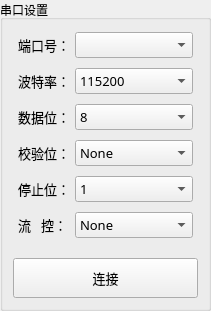
      <widget class="QGroupBox" name="portBox">
       <property name="sizePolicy">
        <sizepolicy hsizetype="Preferred" vsizetype="Preferred">
         <horstretch>0</horstretch>
         <verstretch>0</verstretch>
        </sizepolicy>
       </property>
       <property name="title">
        <string>串口设置</string>
       </property>
       <layout class="QVBoxLayout" name="verticalLayout_2">
        <property name="spacing">
         <number>6</number>
        </property>
        <property name="leftMargin">
         <number>10</number>
        </property>
        <property name="topMargin">
         <number>10</number>
        </property>
        <property name="rightMargin">
         <number>10</number>
        </property>
        <property name="bottomMargin">
         <number>10</number>
        </property>
        <item>
         <layout class="QHBoxLayout" name="horizontalLayout_2">
          <property name="spacing">
           <number>5</number>
          </property>
          <property name="leftMargin">
           <number>5</number>
          </property>
          <property name="topMargin">
           <number>2</number>
          </property>
          <property name="rightMargin">
           <number>5</number>
          </property>
          <property name="bottomMargin">
           <number>2</number>
          </property>
          <item>
           <widget class="QLabel" name="portLabel">
            <property name="font">
             <font>
              <family>微软雅黑</family>
              <pointsize>10</pointsize>
              <bold>false</bold>
              <stylestrategy>PreferDefault</stylestrategy>
              <kerning>true</kerning>
             </font>
            </property>
            <property name="text">
             <string>端口号：</string>
            </property>
           </widget>
          </item>
          <item>
           <widget class="QComboBox" name="portCombo">
            <property name="sizePolicy">
             <sizepolicy hsizetype="Preferred" vsizetype="Preferred">
              <horstretch>0</horstretch>
              <verstretch>0</verstretch>
             </sizepolicy>
            </property>
            <property name="minimumSize">
             <size>
              <width>118</width>
              <height>24</height>
             </size>
            </property>
            <property name="font">
             <font>
              <family>微软雅黑</family>
              <pointsize>10</pointsize>
              <bold>false</bold>
              <stylestrategy>PreferDefault</stylestrategy>
             </font>
            </property>
            <property name="mouseTracking">
             <bool>true</bool>
            </property>
            <property name="tabletTracking">
             <bool>true</bool>
            </property>
            <property name="toolTip">
             <string/>
            </property>
            <property name="currentText">
             <string notr="true"/>
            </property>
            <property name="maxVisibleItems">
             <number>10</number>
            </property>
           </widget>
          </item>
         </layout>
        </item>
        <item>
         <layout class="QHBoxLayout" name="horizontalLayout_3">
          <property name="spacing">
           <number>5</number>
          </property>
          <property name="leftMargin">
           <number>5</number>
          </property>
          <property name="topMargin">
           <number>2</number>
          </property>
          <property name="rightMargin">
           <number>5</number>
          </property>
          <property name="bottomMargin">
           <number>2</number>
          </property>
          <item alignment="Qt::AlignLeft">
           <widget class="QLabel" name="baudrateLabel">
            <property name="font">
             <font>
              <family>微软雅黑</family>
              <pointsize>10</pointsize>
              <bold>false</bold>
              <stylestrategy>PreferDefault</stylestrategy>
             </font>
            </property>
            <property name="text">
             <string>波特率：</string>
            </property>
           </widget>
          </item>
          <item>
           <widget class="QComboBox" name="baudrateCombo">
            <property name="sizePolicy">
             <sizepolicy hsizetype="Preferred" vsizetype="Preferred">
              <horstretch>0</horstretch>
              <verstretch>0</verstretch>
             </sizepolicy>
            </property>
            <property name="minimumSize">
             <size>
              <width>118</width>
              <height>24</height>
             </size>
            </property>
            <property name="font">
             <font>
              <family>微软雅黑</family>
              <pointsize>10</pointsize>
              <bold>false</bold>
              <underline>false</underline>
              <stylestrategy>PreferDefault</stylestrategy>
             </font>
            </property>
            <property name="mouseTracking">
             <bool>true</bool>
            </property>
            <property name="tabletTracking">
             <bool>true</bool>
            </property>
            <property name="toolTip">
             <string/>
            </property>
            <property name="styleSheet">
             <string notr="true"/>
            </property>
            <property name="inputMethodHints">
             <set>Qt::ImhPreferNumbers</set>
            </property>
            <property name="currentText">
             <string notr="true">115200</string>
            </property>
            <property name="currentIndex">
             <number>4</number>
            </property>
            <property name="maxVisibleItems">
             <number>15</number>
            </property>
            <item>
             <property name="text">
              <string>9600</string>
             </property>
            </item>
            <item>
             <property name="text">
              <string>19200</string>
             </property>
            </item>
            <item>
             <property name="text">
              <string>38400</string>
             </property>
            </item>
            <item>
             <property name="text">
              <string>57600</string>
             </property>
            </item>
            <item>
             <property name="text">
              <string>115200</string>
             </property>
            </item>
            <item>
             <property name="text">
              <string>230400</string>
             </property>
            </item>
            <item>
             <property name="text">
              <string>460800</string>
             </property>
            </item>
            <item>
             <property name="text">
              <string>Custom</string>
             </property>
            </item>
           </widget>
          </item>
         </layout>
        </item>
        <item>
         <layout class="QHBoxLayout" name="horizontalLayout_4">
          <property name="spacing">
           <number>5</number>
          </property>
          <property name="leftMargin">
           <number>5</number>
          </property>
          <property name="topMargin">
           <number>2</number>
          </property>
          <property name="rightMargin">
           <number>5</number>
          </property>
          <property name="bottomMargin">
           <number>2</number>
          </property>
          <item>
           <widget class="QLabel" name="dataBitLabel">
            <property name="font">
             <font>
              <family>微软雅黑</family>
              <pointsize>10</pointsize>
              <bold>false</bold>
              <stylestrategy>PreferDefault</stylestrategy>
             </font>
            </property>
            <property name="text">
             <string>数据位：</string>
            </property>
           </widget>
          </item>
          <item>
           <widget class="QComboBox" name="dataBitCombo">
            <property name="sizePolicy">
             <sizepolicy hsizetype="Preferred" vsizetype="Preferred">
              <horstretch>0</horstretch>
              <verstretch>0</verstretch>
             </sizepolicy>
            </property>
            <property name="minimumSize">
             <size>
              <width>118</width>
              <height>24</height>
             </size>
            </property>
            <property name="font">
             <font>
              <family>微软雅黑</family>
              <pointsize>10</pointsize>
              <bold>false</bold>
              <stylestrategy>PreferDefault</stylestrategy>
             </font>
            </property>
            <property name="mouseTracking">
             <bool>true</bool>
            </property>
            <property name="tabletTracking">
             <bool>true</bool>
            </property>
            <property name="toolTip">
             <string/>
            </property>
            <property name="currentText">
             <string notr="true">8</string>
            </property>
            <property name="currentIndex">
             <number>3</number>
            </property>
            <property name="maxVisibleItems">
             <number>10</number>
            </property>
            <item>
             <property name="text">
              <string>5</string>
             </property>
            </item>
            <item>
             <property name="text">
              <string>6</string>
             </property>
            </item>
            <item>
             <property name="text">
              <string>7</string>
             </property>
            </item>
            <item>
             <property name="text">
              <string>8</string>
             </property>
            </item>
           </widget>
          </item>
         </layout>
        </item>
        <item>
         <layout class="QHBoxLayout" name="horizontalLayout_5">
          <property name="spacing">
           <number>5</number>
          </property>
          <property name="leftMargin">
           <number>5</number>
          </property>
          <property name="topMargin">
           <number>2</number>
          </property>
          <property name="rightMargin">
           <number>5</number>
          </property>
          <property name="bottomMargin">
           <number>2</number>
          </property>
          <item>
           <widget class="QLabel" name="parityLabel">
            <property name="font">
             <font>
              <family>微软雅黑</family>
              <pointsize>10</pointsize>
              <bold>false</bold>
              <stylestrategy>PreferDefault</stylestrategy>
             </font>
            </property>
            <property name="text">
             <string>校验位：</string>
            </property>
           </widget>
          </item>
          <item>
           <widget class="QComboBox" name="parityCombo">
            <property name="sizePolicy">
             <sizepolicy hsizetype="Preferred" vsizetype="Preferred">
              <horstretch>0</horstretch>
              <verstretch>0</verstretch>
             </sizepolicy>
            </property>
            <property name="minimumSize">
             <size>
              <width>118</width>
              <height>24</height>
             </size>
            </property>
            <property name="font">
             <font>
              <family>微软雅黑</family>
              <pointsize>10</pointsize>
              <bold>false</bold>
              <stylestrategy>PreferDefault</stylestrategy>
             </font>
            </property>
            <property name="mouseTracking">
             <bool>true</bool>
            </property>
            <property name="tabletTracking">
             <bool>true</bool>
            </property>
            <property name="toolTip">
             <string/>
            </property>
            <property name="currentText">
             <string notr="true">None</string>
            </property>
            <property name="maxVisibleItems">
             <number>10</number>
            </property>
            <item>
             <property name="text">
              <string>None</string>
             </property>
            </item>
            <item>
             <property name="text">
              <string>Even</string>
             </property>
            </item>
            <item>
             <property name="text">
              <string>Odd</string>
             </property>
            </item>
            <item>
             <property name="text">
              <string>Space</string>
             </property>
            </item>
            <item>
             <property name="text">
              <string>Mark</string>
             </property>
            </item>
           </widget>
          </item>
         </layout>
        </item>
        <item>
         <layout class="QHBoxLayout" name="horizontalLayout_6">
          <property name="spacing">
           <number>5</number>
          </property>
          <property name="leftMargin">
           <number>5</number>
          </property>
          <property name="topMargin">
           <number>2</number>
          </property>
          <property name="rightMargin">
           <number>5</number>
          </property>
          <property name="bottomMargin">
           <number>2</number>
          </property>
          <item>
           <widget class="QLabel" name="stopBitLabel">
            <property name="font">
             <font>
              <family>微软雅黑</family>
              <pointsize>10</pointsize>
              <bold>false</bold>
              <stylestrategy>PreferDefault</stylestrategy>
             </font>
            </property>
            <property name="text">
             <string>停止位：</string>
            </property>
           </widget>
          </item>
          <item>
           <widget class="QComboBox" name="stopBitCombo">
            <property name="sizePolicy">
             <sizepolicy hsizetype="Preferred" vsizetype="Preferred">
              <horstretch>0</horstretch>
              <verstretch>0</verstretch>
             </sizepolicy>
            </property>
            <property name="minimumSize">
             <size>
              <width>118</width>
              <height>24</height>
             </size>
            </property>
            <property name="font">
             <font>
              <family>微软雅黑</family>
              <pointsize>10</pointsize>
              <bold>false</bold>
              <stylestrategy>PreferDefault</stylestrategy>
             </font>
            </property>
            <property name="mouseTracking">
             <bool>true</bool>
            </property>
            <property name="tabletTracking">
             <bool>true</bool>
            </property>
            <property name="toolTip">
             <string/>
            </property>
            <property name="currentText">
             <string notr="true">1</string>
            </property>
            <property name="maxVisibleItems">
             <number>10</number>
            </property>
            <item>
             <property name="text">
              <string>1</string>
             </property>
            </item>
            <item>
             <property name="text">
              <string>1.5</string>
             </property>
            </item>
            <item>
             <property name="text">
              <string>2</string>
             </property>
            </item>
           </widget>
          </item>
         </layout>
        </item>
        <item>
         <layout class="QHBoxLayout" name="horizontalLayout_7">
          <property name="spacing">
           <number>5</number>
          </property>
          <property name="leftMargin">
           <number>5</number>
          </property>
          <property name="topMargin">
           <number>2</number>
          </property>
          <property name="rightMargin">
           <number>5</number>
          </property>
          <property name="bottomMargin">
           <number>2</number>
          </property>
          <item>
           <widget class="QLabel" name="flowCtrlLabel">
            <property name="font">
             <font>
              <family>微软雅黑</family>
              <pointsize>10</pointsize>
              <bold>false</bold>
              <stylestrategy>PreferDefault</stylestrategy>
             </font>
            </property>
            <property name="text">
             <string>流   控：</string>
            </property>
           </widget>
          </item>
          <item>
           <widget class="QComboBox" name="flowCtrlCombo">
            <property name="sizePolicy">
             <sizepolicy hsizetype="Preferred" vsizetype="Preferred">
              <horstretch>0</horstretch>
              <verstretch>0</verstretch>
             </sizepolicy>
            </property>
            <property name="minimumSize">
             <size>
              <width>118</width>
              <height>24</height>
             </size>
            </property>
            <property name="font">
             <font>
              <family>微软雅黑</family>
              <pointsize>10</pointsize>
              <bold>false</bold>
              <stylestrategy>PreferDefault</stylestrategy>
             </font>
            </property>
            <property name="mouseTracking">
             <bool>true</bool>
            </property>
            <property name="tabletTracking">
             <bool>true</bool>
            </property>
            <property name="toolTip">
             <string/>
            </property>
            <property name="currentText">
             <string notr="true">None</string>
            </property>
            <property name="maxVisibleItems">
             <number>10</number>
            </property>
            <item>
             <property name="text">
              <string>None</string>
             </property>
            </item>
            <item>
             <property name="text">
              <string>RTS/CTS</string>
             </property>
            </item>
            <item>
             <property name="text">
              <string>XON/XOFF</string>
             </property>
            </item>
           </widget>
          </item>
         </layout>
        </item>
        <item>
         <spacer name="verticalSpacer_4">
          <property name="orientation">
           <enum>Qt::Vertical</enum>
          </property>
          <property name="sizeType">
           <enum>QSizePolicy::Fixed</enum>
          </property>
          <property name="sizeHint" stdset="0">
           <size>
            <width>20</width>
            <height>12</height>
           </size>
          </property>
         </spacer>
        </item>
        <item>
         <widget class="QToolButton" name="connectButton">
          <property name="sizePolicy">
           <sizepolicy hsizetype="Preferred" vsizetype="Fixed">
            <horstretch>0</horstretch>
            <verstretch>0</verstretch>
           </sizepolicy>
          </property>
          <property name="minimumSize">
           <size>
            <width>0</width>
            <height>40</height>
           </size>
          </property>
          <property name="font">
           <font>
            <family>微软雅黑</family>
            <pointsize>10</pointsize>
            <bold>false</bold>
            <stylestrategy>PreferDefault</stylestrategy>
            <kerning>true</kerning>
           </font>
          </property>
          <property name="toolTip">
           <string>连接/断开设备</string>
          </property>
          <property name="toolTipDuration">
           <number>5000</number>
          </property>
          <property name="text">
           <string>连接</string>
          </property>
          <property name="iconSize">
           <size>
            <width>24</width>
            <height>24</height>
           </size>
          </property>
          <property name="arrowType">
           <enum>Qt::NoArrow</enum>
          </property>
         </widget>
        </item>
       </layout>
      </widget>
